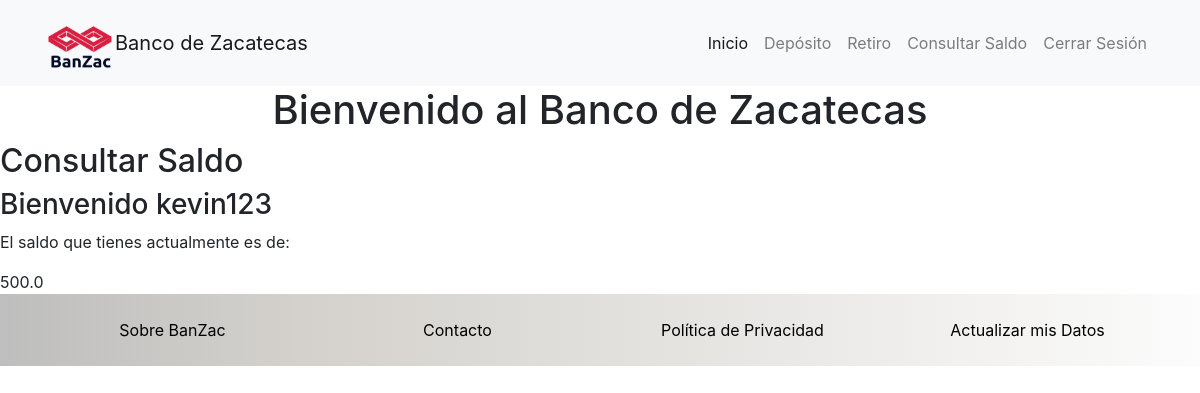
The page /transacciones/consultar_saldo/ (signed in) on the database as committed earlier.
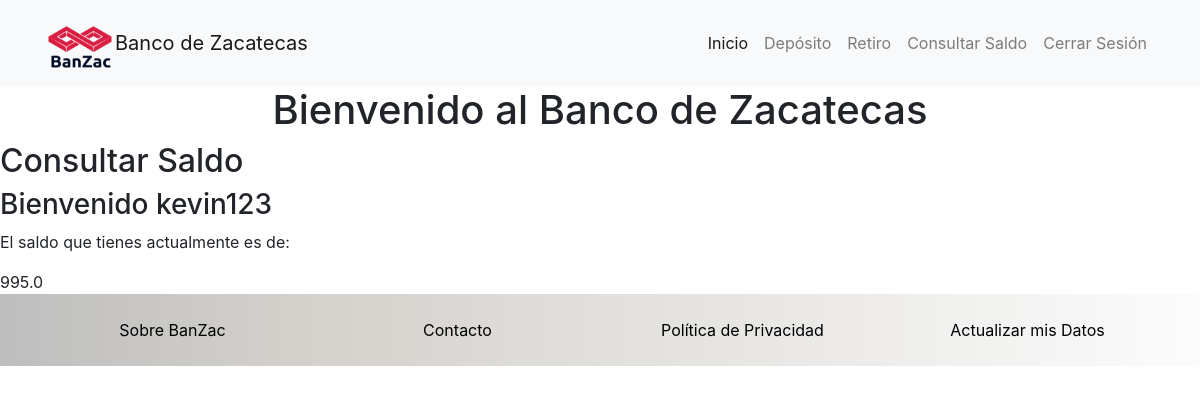
The same page on the database as committed later.
### users/models.py (models this page shows, shortened)
class Profile(models.Model):
    user = models.OneToOneField(User, on_delete=models.CASCADE)
    website = models.URLField(max_length=200, blank=True)
    phone_number = models.CharField(max_length=20)
    card_number = models.CharField(max_length=40)
    saldo = models.FloatField(default=0)
    profile_picture = models.ImageField(upload_to='users/pictures', blank=True, null=True)
    created = models.DateTimeField(auto_now_add=True)
    modified = models.DateTimeField(auto_now=True)

### transacciones/views.py (the view)
@login_required
def solicitar_saldo(request):
    saldo_transaccion = Profile.objects.filter(id = request.user.profile.id).latest('created')
    saldo = saldo_transaccion.saldo
    return render(
        request = request,
        template_name = 'transacciones/saldo.html',
        context = {
            'saldo': saldo,
        }
    )

### templates/transacciones/saldo.html (shortened to what this page needs)
{% extends "base.html" %}
{% block container %}
    <h2>Consultar Saldo</h2>
    <h3> Bienvenido {{ request.user.username }}</h3>
    <p>El saldo que tienes actualmente es de: </p>
    {{ saldo }}
{% endblock %}

Rows that differ between the two databases and show on the page:
changed Profile: saldo "500.0" → "995.0"
